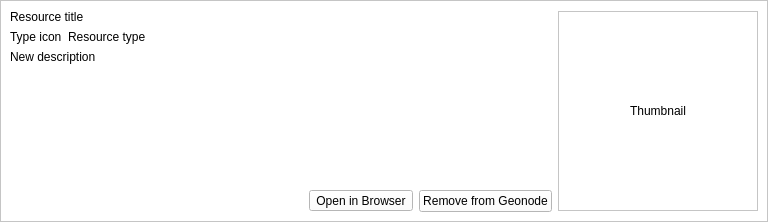
<?xml version="1.0" encoding="UTF-8"?>
<ui version="4.0">
 <class>Form</class>
 <widget class="QWidget" name="Form">
  <property name="geometry">
   <rect>
    <x>0</x>
    <y>0</y>
    <width>768</width>
    <height>222</height>
   </rect>
  </property>
  <property name="sizePolicy">
   <sizepolicy hsizetype="Expanding" vsizetype="Fixed">
    <horstretch>0</horstretch>
    <verstretch>0</verstretch>
   </sizepolicy>
  </property>
  <property name="maximumSize">
   <size>
    <width>16777215</width>
    <height>222</height>
   </size>
  </property>
  <property name="windowTitle">
   <string>Resource</string>
  </property>
  <property name="styleSheet">
   <string notr="true">background-color: rgb(255, 255, 255);</string>
  </property>
  <layout class="QVBoxLayout" name="verticalLayout_3">
   <property name="leftMargin">
    <number>0</number>
   </property>
   <property name="topMargin">
    <number>0</number>
   </property>
   <property name="rightMargin">
    <number>0</number>
   </property>
   <property name="bottomMargin">
    <number>0</number>
   </property>
   <item>
    <widget class="QFrame" name="resource">
     <property name="sizePolicy">
      <sizepolicy hsizetype="Expanding" vsizetype="Expanding">
       <horstretch>0</horstretch>
       <verstretch>0</verstretch>
      </sizepolicy>
     </property>
     <property name="frameShape">
      <enum>QFrame::StyledPanel</enum>
     </property>
     <property name="frameShadow">
      <enum>QFrame::Plain</enum>
     </property>
     <layout class="QHBoxLayout" name="horizontalLayout_2">
      <item>
       <layout class="QVBoxLayout" name="verticalLayout">
        <item>
         <widget class="QLabel" name="name_la">
          <property name="sizePolicy">
           <sizepolicy hsizetype="Preferred" vsizetype="Preferred">
            <horstretch>0</horstretch>
            <verstretch>0</verstretch>
           </sizepolicy>
          </property>
          <property name="frameShape">
           <enum>QFrame::NoFrame</enum>
          </property>
          <property name="text">
           <string>Resource title</string>
          </property>
          <property name="alignment">
           <set>Qt::AlignLeading|Qt::AlignLeft|Qt::AlignVCenter</set>
          </property>
          <property name="wordWrap">
           <bool>true</bool>
          </property>
         </widget>
        </item>
        <item>
         <layout class="QHBoxLayout" name="horizontalLayout">
          <item>
           <widget class="QLabel" name="resource_type_icon_la">
            <property name="sizePolicy">
             <sizepolicy hsizetype="Minimum" vsizetype="Preferred">
              <horstretch>0</horstretch>
              <verstretch>0</verstretch>
             </sizepolicy>
            </property>
            <property name="text">
             <string>Type icon</string>
            </property>
           </widget>
          </item>
          <item>
           <widget class="QLabel" name="resource_type_la">
            <property name="sizePolicy">
             <sizepolicy hsizetype="Expanding" vsizetype="Preferred">
              <horstretch>0</horstretch>
              <verstretch>0</verstretch>
             </sizepolicy>
            </property>
            <property name="text">
             <string>Resource type</string>
            </property>
            <property name="wordWrap">
             <bool>true</bool>
            </property>
           </widget>
          </item>
         </layout>
        </item>
        <item>
         <widget class="QLabel" name="description_la">
          <property name="sizePolicy">
           <sizepolicy hsizetype="Expanding" vsizetype="Expanding">
            <horstretch>0</horstretch>
            <verstretch>0</verstretch>
           </sizepolicy>
          </property>
          <property name="text">
           <string>New description</string>
          </property>
          <property name="alignment">
           <set>Qt::AlignLeading|Qt::AlignLeft|Qt::AlignTop</set>
          </property>
          <property name="wordWrap">
           <bool>true</bool>
          </property>
          <property name="textInteractionFlags">
           <set>Qt::LinksAccessibleByMouse|Qt::TextSelectableByMouse</set>
          </property>
         </widget>
        </item>
        <item>
         <layout class="QHBoxLayout" name="action_buttons_layout">
          <item>
           <spacer name="horizontalSpacer_2">
            <property name="orientation">
             <enum>Qt::Horizontal</enum>
            </property>
            <property name="sizeHint" stdset="0">
             <size>
              <width>40</width>
              <height>20</height>
             </size>
            </property>
           </spacer>
          </item>
          <item>
           <widget class="QToolButton" name="browser_btn">
            <property name="toolTip">
             <string>&lt;html&gt;&lt;head/&gt;&lt;body&gt;&lt;p&gt;Open resource in Browser&lt;/p&gt;&lt;/body&gt;&lt;/html&gt;</string>
            </property>
            <property name="text">
             <string>Open in Browser</string>
            </property>
           </widget>
          </item>
          <item>
           <widget class="QPushButton" name="remove_btn">
            <property name="toolTip">
             <string>&lt;html&gt;&lt;head/&gt;&lt;body&gt;&lt;p&gt;Delete the resource from GeoNode repository&lt;/p&gt;&lt;/body&gt;&lt;/html&gt;</string>
            </property>
            <property name="text">
             <string>Remove from Geonode</string>
            </property>
           </widget>
          </item>
         </layout>
        </item>
       </layout>
      </item>
      <item>
       <layout class="QVBoxLayout" name="verticalLayout_2">
        <item>
         <widget class="QLabel" name="thumbnail_la">
          <property name="sizePolicy">
           <sizepolicy hsizetype="Preferred" vsizetype="Fixed">
            <horstretch>0</horstretch>
            <verstretch>0</verstretch>
           </sizepolicy>
          </property>
          <property name="minimumSize">
           <size>
            <width>200</width>
            <height>200</height>
           </size>
          </property>
          <property name="frameShape">
           <enum>QFrame::StyledPanel</enum>
          </property>
          <property name="text">
           <string>Thumbnail</string>
          </property>
          <property name="alignment">
           <set>Qt::AlignCenter</set>
          </property>
         </widget>
        </item>
       </layout>
      </item>
     </layout>
    </widget>
   </item>
  </layout>
 </widget>
 <resources/>
 <connections/>
</ui>
